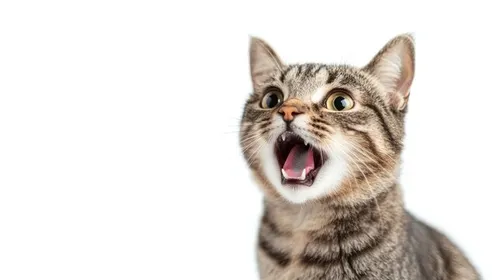
#> input picture assets/cat.webp, 500 x 280 px
$ python 2_manipulation.py
#> lines starting #> are read from the running program, lines starting #| are printed output that depends on the picture
import cv2
import numpy as np

img = cv2.imread("assets/cat.webp",cv2.IMREAD_COLOR)
#> img is the input picture: shape (280, 500, 3); mean B, G, R 218.6, 222.9, 227.9
print(img[0,0])
#| [255 255 255]

#RESIZE
img = cv2.resize(img , (400,800))
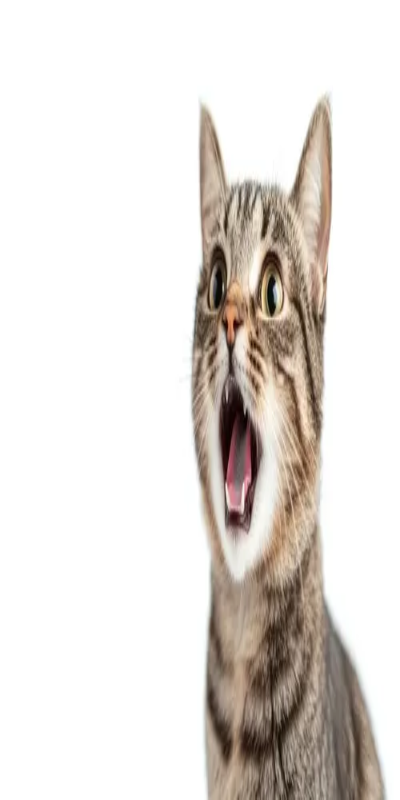
#> img: shape (800, 400, 3); mean B, G, R 218.5, 222.9, 227.9
img = cv2.resize(img , (0,0) , fx=2 , fy=1)
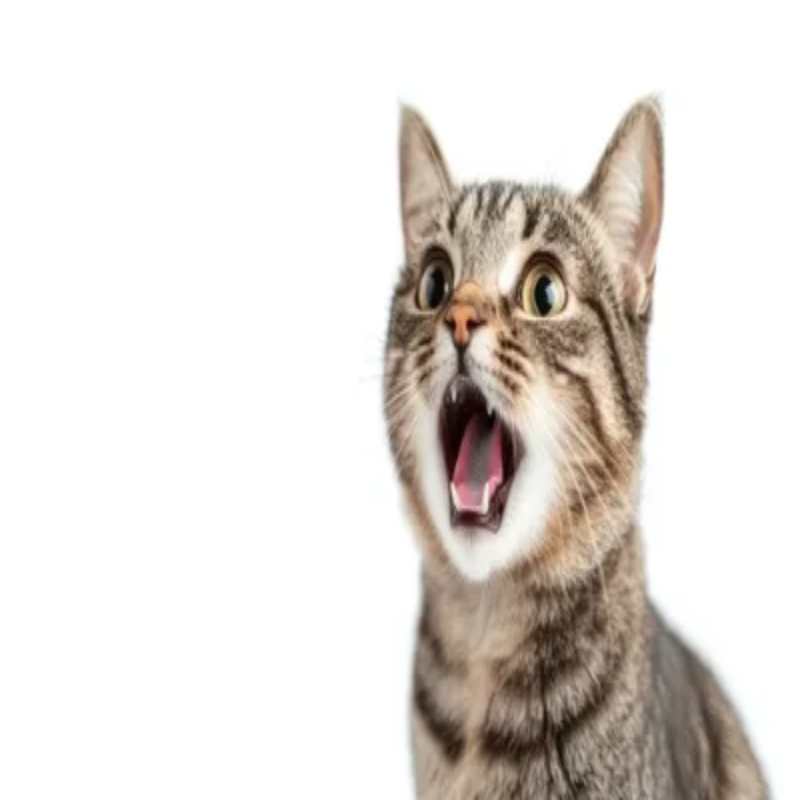
#> img: shape (800, 800, 3); mean B, G, R 218.6, 222.9, 227.9

#CROP
#height , width = img.shape[0] , img.shape[1]
height , width = img.shape[:2]
#> height = 800; width = 800
img = img[int(height/3) : , 50:-50]
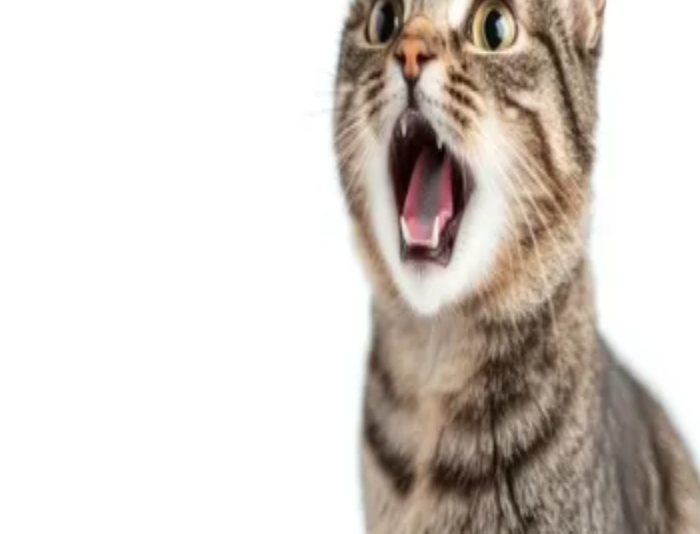
#> img: shape (534, 700, 3); mean B, G, R 201.8, 207.7, 214.9

#ROTATE
img = cv2.rotate(img , cv2.ROTATE_180)
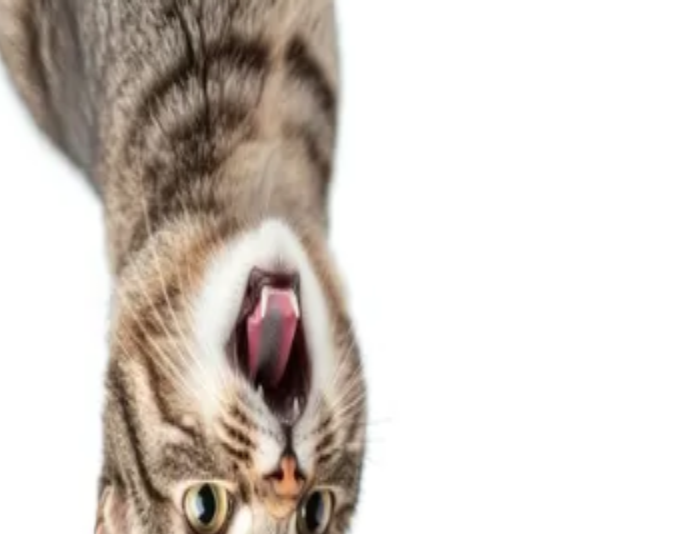
#> img: shape (534, 700, 3); mean B, G, R 201.8, 207.7, 214.9
rotation_matrix = cv2.getRotationMatrix2D(center=(width/2,height/2) ,
                                           angle = 135 , scale =1.0)
rotated_img = cv2.warpAffine(img , rotation_matrix , (width,height))
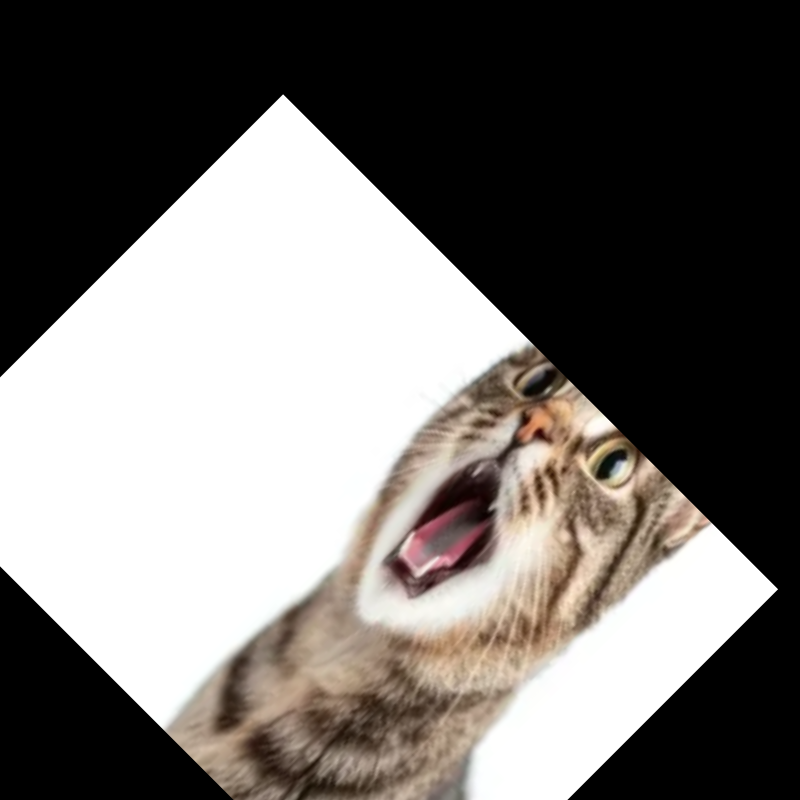
#> rotated_img: shape (800, 800, 3); mean B, G, R 108.4, 111.5, 115.2

#TRANSLATE
tx = width/5
#> tx = 160
ty = -height/5
#> ty = -160
translation_matrix = np.array([
    [1,0,tx],
    [0,1,ty]
])
#> translation_matrix = [[1, 0, 160], [0, 1, -160]]
translated_img = cv2.warpAffine(img , translation_matrix,(width,height))
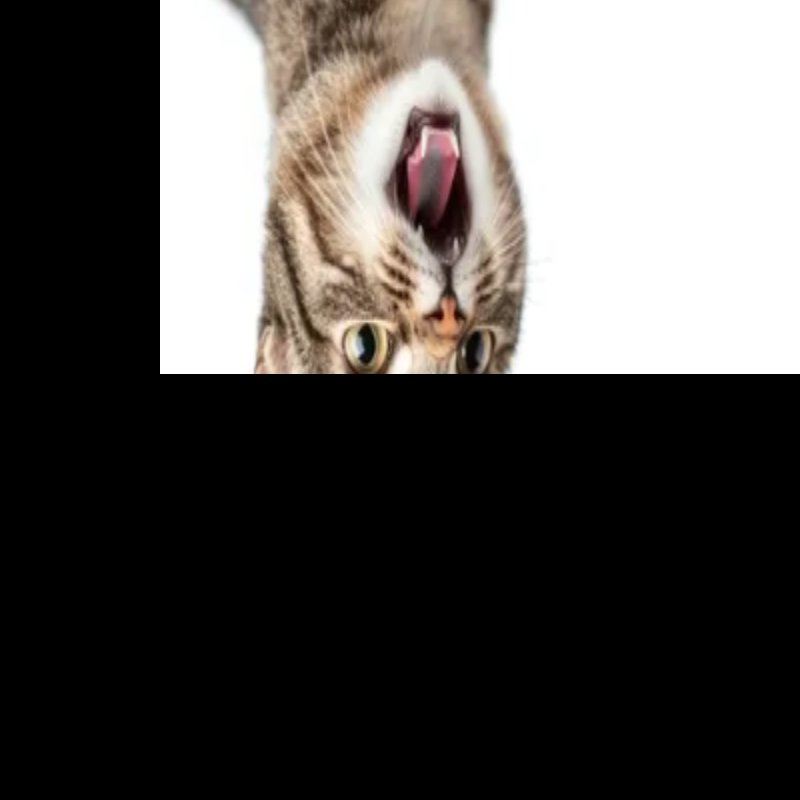
#> translated_img: shape (800, 800, 3); mean B, G, R 76.7, 79.1, 82.1
cv2.imwrite("assets/cat_translated.webp",translated_img)
cv2.imshow("cat",translated_img)
cv2.waitKey(0)
cv2.destroyAllWindows()

$ run again, with assets/shapes.png saved as assets/cat.webp
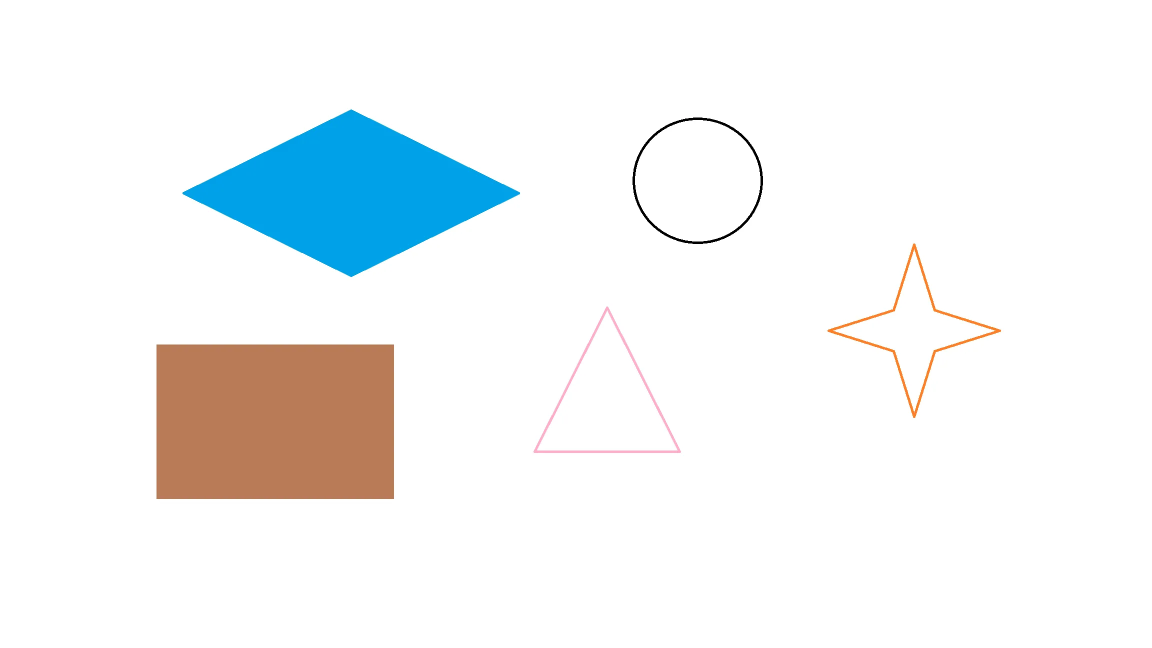
#> input picture assets/shapes.png, 2304 x 1296 px (shown at 1/2 size)
#> img is the input picture: shape (1296, 2304, 3); mean B, G, R 245, 244.2, 241.4
#| [255 255 255]
#> `rotated_img = cv2.warpAffine(img , rotation_matrix , (width,height))`:
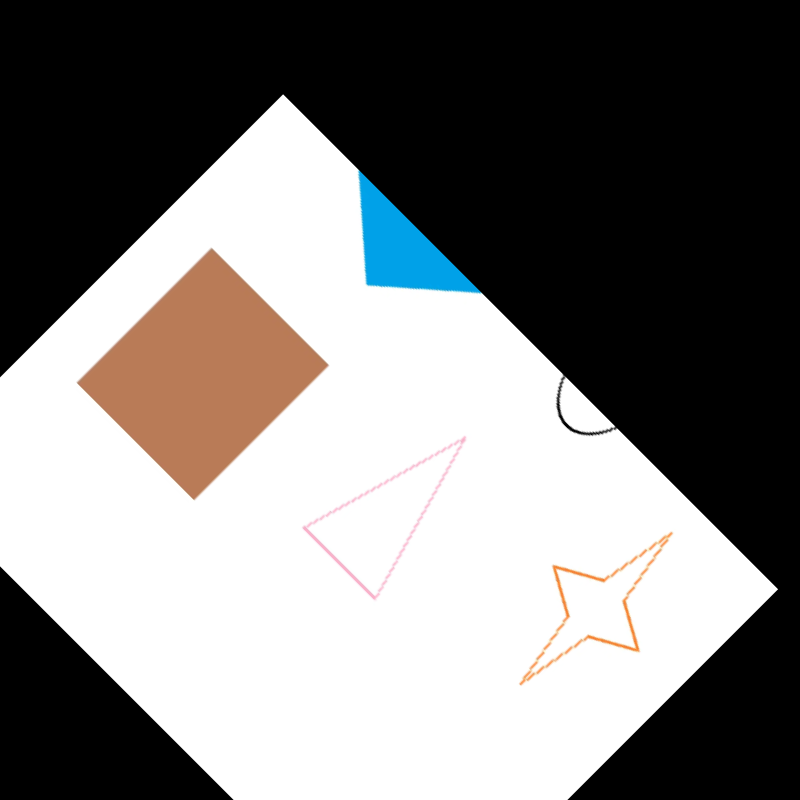
#> rotated_img: shape (800, 800, 3); mean B, G, R 125.1, 126.3, 128
#> `translated_img = cv2.warpAffine(img , translation_matrix,(width,height))`:
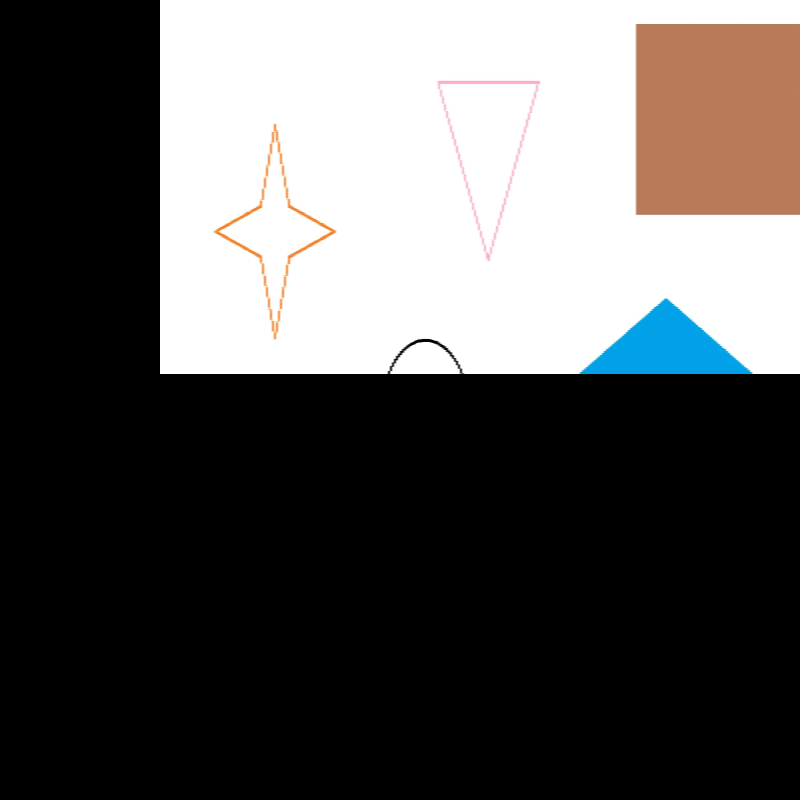
#> translated_img: shape (800, 800, 3); mean B, G, R 86.3, 87.5, 89.1
